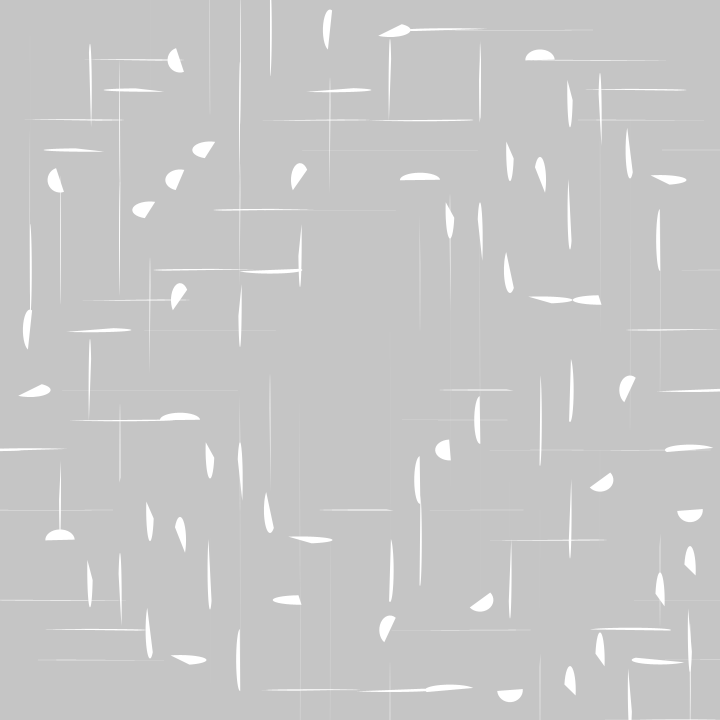
Frame 1 (no input)
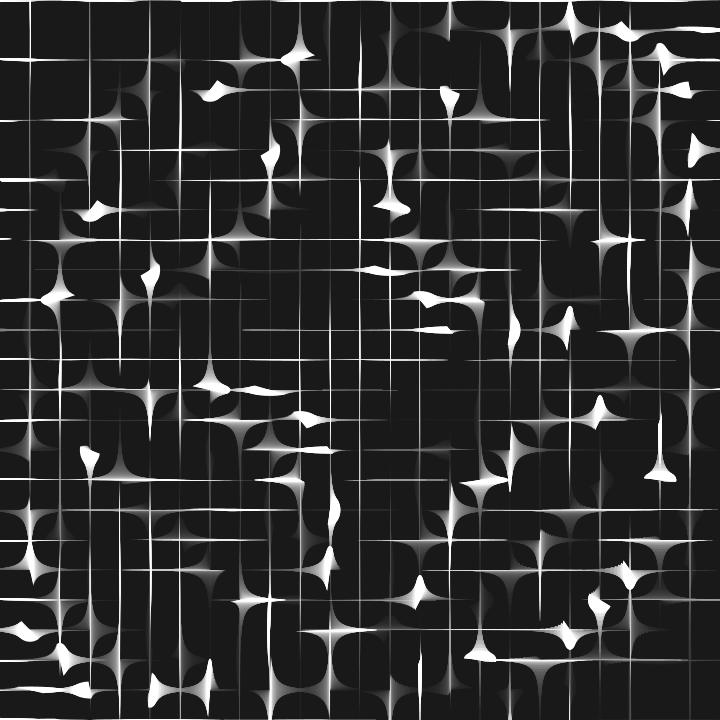
Frame 60 (the mouse pressed at the canvas centre just before this capture)
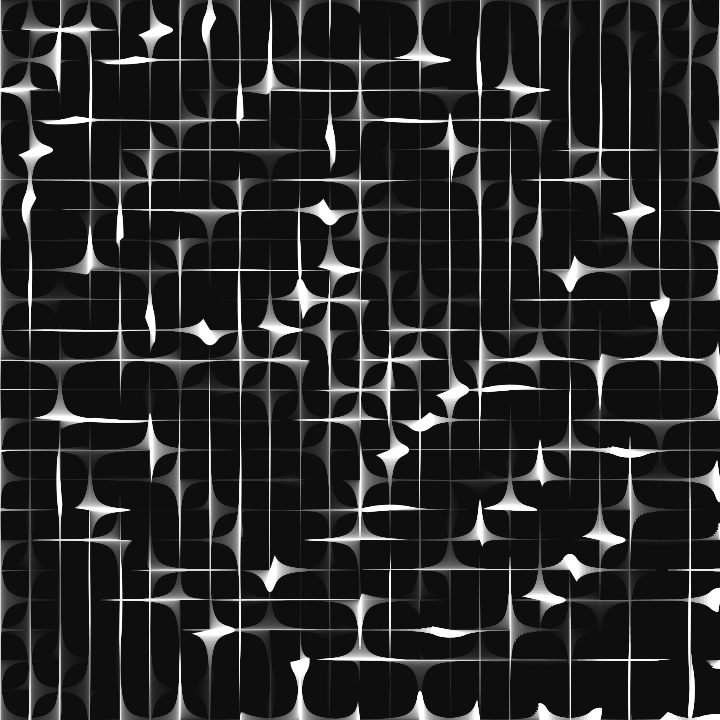
Frame 120 (the mouse held since frame 60 and released just before this capture)

The Processing sketch that drew these frames (run headless with seeded random() and noise(); from frame 60 on, the mouse is pressed at the canvas centre):

// Processing sketch: bit2atom_20210217c_morphingCurvePattern2
// ── bit2atom_20210217c_morphingCurvePattern2.pde
float t, x, y, R;
void setup() {
  size(720, 720);
  noStroke();
  rectMode(CENTER);
}
void draw() {
  fill(0, 9);
  square(360, 360, 720);
  fill(-1);
  t+=.01;
  for (y=0; y<780; y+=30)
    for (x=-y/30%2*30; x<780; x+=60) {
      arc(x, y, pow(cos(x*y+t), 8)*400, pow(sin(x*y+t), 8)*400, R=x+y+t, R+PI);
    }
}
